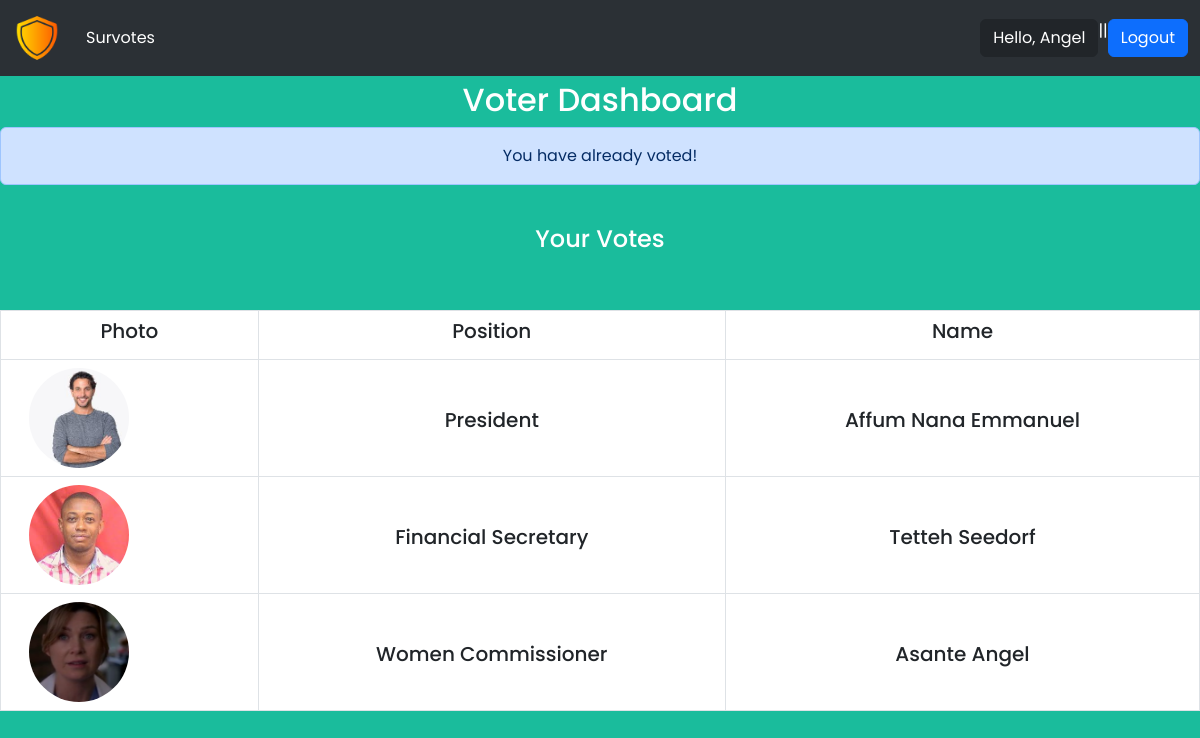
The page /vote/dashboard/ (signed in) on the database its author committed.
### accounts/models.py (models this page shows)
class survote_user(AbstractUser):
    USER_TYPE = ((1, 'ADMIN'), (2, 'VOTER'))
    GENDER =(('Male', 'Male'), ('Female', 'Female'))
    username = models.CharField(max_length=150, null=True, blank=True, unique=True)
    email = models.EmailField(unique=True, blank=True, null=True)
    user_type = models.CharField(max_length=1, default=2, choices=USER_TYPE)
    gender = models.CharField(max_length=6, default=None, choices=GENDER, null=True, blank=True)
    USERNAME_FIELD = "username"
    EMAIL_FIELD = "email"
    REQUIRED_FIELDS = ["email"]
    objects = survote_user_Manager()
    def __str__(self):
        return self.username

### voting/models.py (models this page shows, shortened)
class Vote(models.Model):
    position = models.ForeignKey(Position, on_delete=models.CASCADE, null=True, blank=True)
    candidate = models.ForeignKey(Candidate, on_delete=models.CASCADE, null=True, blank=True)
    voter = models.ForeignKey(Voter, on_delete=models.CASCADE, null=True, blank=True)

class Candidate(models.Model):
    position = models.ForeignKey(Position, on_delete=models.CASCADE)
    fullname = models.CharField(max_length=150, blank=True, null=True)
    photo = models.ImageField(upload_to='candidate_imgs')
    created = models.DateTimeField(auto_now_add=True)
    updated = models.DateTimeField(auto_now=True)
    polls = models.PositiveIntegerField(default=0)
    @property
    def imageURL(self):
        try:
            url = self.photo.url
        except:
            url = ''
        return url

class Position(models.Model):
    name = models.CharField(max_length=100)
    created = models.DateTimeField(auto_now_add=True)
    updated = models.DateTimeField(auto_now=True)
    def __str__(self):
        return self.name

### voting/views.py (the view)
# urls.py: path('dashboard/', views.voter_dashboard, name='voter_dashboard'),
@login_required()
def voter_dashboard(request):
    user = request.user
    my_votes = Vote.objects.filter(voter=user.voter).all()
    context = {'my_votes': my_votes}
    return render(request, 'voter_dashboard.html', context)

### voting/templates/voter_dashboard.html (shortened to what this page needs)
{% extends 'base.html' %}
{% block content %}
<h2 style="text-align: center; margin-top: 5px;">Voter Dashboard</h2>
{% if messages %}
{% for message in messages %}
<div class="alert alert-success" role="alert" style="text-align: center;"><h5 class="animate__animated animate__slideInDown">{{ message }} </h5> </div> <br>
{% endfor %}
{% else %}
<div class="alert alert-primary" role="alert" style="text-align: center;">
    You have already voted!
</div> <br>
{% endif %}
<h4 style="text-align: center;">Your Votes</h4>
<br> <br>
<table class="table table-bordered">
    <thead>
      <tr>
        <th scope="col"><h5 style="text-align: center;">Photo</h5></th>
        <th scope="col"><h5 style="text-align: center;">Position</h5></th>
        <th scope="col"><h5 style="text-align: center;">Name</h5></th>
      </tr>
    </thead>
    {% for vote in my_votes %}
    <tbody>
      <tr>
        <td><img src="{{ vote.candidate.imageURL }}" alt="" class="candidateImage"></td>
        <td><h5 class="candidateName" style="text-align: center;">{{ vote.position }}</h5></td>
        <td><h5 class="candidateName" style="text-align: center;">{{ vote.candidate.fullname }}</h5></td>
      </tr>
    </tbody>
    {% endfor %}
</table>
{% endblock content %}

### dashboard/templates/base.html (shortened to what this page needs)
<!DOCTYPE html>
<html lang="en">
{% load static %}
<head>
    <link href="https://cdn.jsdelivr.net/npm/bootstrap@5.3.0-alpha2/dist/css/bootstrap.min.css" rel="stylesheet">
    <link rel="stylesheet" href="{% static 'css/style_login.css' %}">
    <link rel="stylesheet" href="{% static 'css/style_vote.css' %}">
    <link rel="stylesheet" href="https://cdnjs.cloudflare.com/ajax/libs/font-awesome/5.15.2/css/all.min.css"/>
    <link rel="stylesheet" href="https://cdnjs.cloudflare.com/ajax/libs/animate.css/4.1.1/animate.min.css"/>
</head>
<body>
    <nav class="navbar navbar-expand-lg bg-body-tertiary"  class="navbar bg-primary" data-bs-theme="dark">
        <div class="container-fluid">
            <a class="navbar-brand" href="">
                <img src="{% static 'images/shield.png' %}" alt="Bootstrap" width="50" height="50">
              </a>
          <div class="collapse navbar-collapse" id="navbarSupportedContent">
            <ul class="navbar-nav me-auto mb-2 mb-lg-0">
              <li class="nav-item">
                <a class="nav-link active" aria-current="page" href="">Survotes</a>
              </li>
            </ul>
            {% if request.user.is_authenticated %}
            <form class="d-flex" role="search">
              <button type="button" class="btn btn-dark">Hello, {{request.user|capfirst}}</button> ||
              <a class="btn btn-primary" href="{% url 'accounts:logout' %}" role="button">Logout</a>
            </form>
            {% endif %}
            </div>
        </div>
      </nav>
    {% block content %}
    {% endblock content %}
</body>
</html>

### static/css/style_login.css (style rules this page uses)
* { margin: 0; padding: 0; box-sizing: border-box; font-family: 'Poppins',sans-serif; }
body { background: #1abc9c; overflow: auto; }

### static/css/style_vote.css (style rules this page uses)
.candidateName { margin-top: 40px; }
body { color: #fff; }
.candidateImage { height:100px; width:100px; border-radius: 50%; margin-left: 20px; }

### rows shown on the page
survote_user: user "Angel"
Vote: candidate.imageURL (picture), position "President", candidate.fullname "Affum Nana Emmanuel"
Vote: candidate.imageURL (picture), position "Financial Secretary", candidate.fullname "Tetteh Seedorf"
Vote: candidate.imageURL (picture), position "Women Commissioner", candidate.fullname "Asante Angel"
